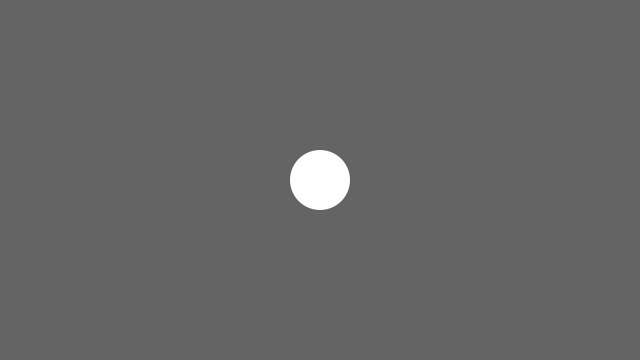
Frame 1 (no input)
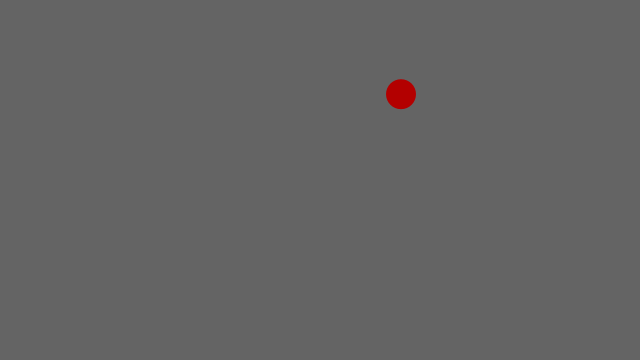
Frame 60 (the mouse pressed at the canvas centre just before this capture)
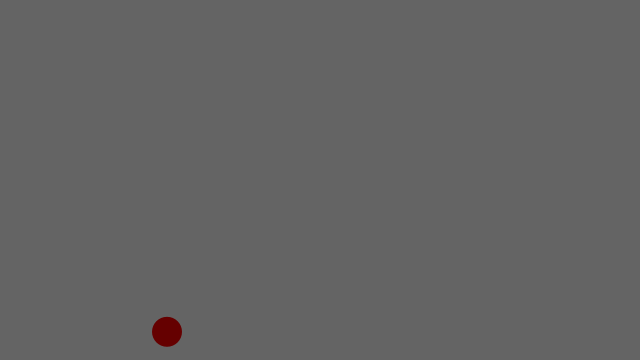
Frame 120 (the mouse held since frame 60 and released just before this capture)

The Processing sketch that drew these frames (run headless with seeded random() and noise(); from frame 60 on, the mouse is pressed at the canvas centre):

// Processing sketch: flovizs03t00
// ── flovizs03t00.pde
//Universidad del Desarrollo, Facultad de Diseño, Diseño Digital
//Miércoles 06, septiembre, 2017
//Florencia Vizcaya
//A continuación se dinuja una esfera de 30 de radio en movimiento a través del canvas, con el fin de que rebote en los cuatro lados del canvas asignado y cambie de color y tamaño cada vez que rebote. 


int rad = 30;        // se declara el radio de la figura
float posx, posy;    // Se declaran las variables de posición de la figura en x e y   

float velx = 3;  // Se declara el valor de la velocidad de x
float vely = 2.2;  // Se declara el valor de la velocidad de y

int direcx = 3;  // Se declara el valor de dirección de x (izquierda o derecha)
int direcy = 3;  // Se declara el valor de direcci de y (arriba o abajo)

int c; //Se de clara la varable c


void setup() 
{
  size(640, 360); //Se declara el tamaño del canvas (x, y) 
  frameRate(30);  //Declaración de 30 frames por segundo
  
  noStroke(); //Declaración sin borde de la figura 
  ellipseMode(RADIUS); //A base de esto se puede dibujar una elipse a base del radio
  // Set the starting position of the shape
  posx = width/2;  //Aquí se declara la posición en x donde estará la figura en el primer frame
  posy = height/2; //Aquí se declara la posición en y donde estará la figura en el primer frame
  
  c = color(255); //Se le asigna a la variable c como color blanco
}

void draw() 
{
  background(100); //Cambiamos el color del fondo a un gris
                   //El background lo pondemos en void draw para que no quede rastro del movimiento de la figura
  
  fill(c); //Le asignamos el color "c" al relleno de la figura
  ellipse(posx, posy, rad, rad); //Dibujamos una ellipse con pos
  
  posx = posx + ( velx * direcx );  //Se actualiza la posición de la figura para darle movimiento en x
  posy = posy + ( vely * direcy );  //Se actualiza la posición de la figura para darle movimiento en x
  
  // Test to see if the shape exceeds the boundaries of the screen
  // If it does, reverse its direction by multiplying by -1
  if (posx > width-rad || posx < rad) {  //En caso de que la posición x de la esfera sea mayor que 290 o menor que 30..
    direcx *= -1;                        //La dirección de la esfera en x es regresiva
    c = color(random(50, 250), 0, 0);    //El color de la esfera cambia a un color rojo entre 50 y 250
    rad=15;                              //y el radio de la esfera cambia a 15px
  }
   if (posy > height-rad || posy < rad) {  //Si la posición en y de la esfera es mayor que 150 o menor que 30..
    direcy *= -1;                          //La dirección de la esfera en y es regresiva
    c = color(200, 220, 150);              //El color de la esfera cambia a un verde pastel
    rad=20;                                //Y el radio de la esfera cambia a 20px
  }
}
